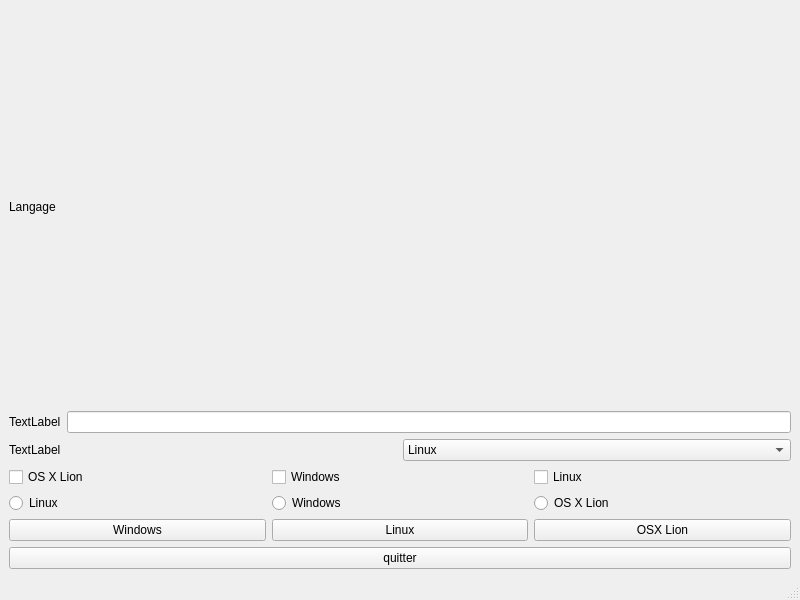
<?xml version="1.0" encoding="UTF-8"?>
<ui version="4.0">
 <class>MainWindow</class>
 <widget class="QMainWindow" name="MainWindow">
  <property name="geometry">
   <rect>
    <x>0</x>
    <y>0</y>
    <width>800</width>
    <height>600</height>
   </rect>
  </property>
  <property name="windowTitle">
   <string>MainWindow</string>
  </property>
  <widget class="QWidget" name="centralwidget">
   <layout class="QGridLayout" name="gridLayout">
    <item row="4" column="0">
     <layout class="QHBoxLayout" name="horizontalLayout_4">
      <item>
       <widget class="QRadioButton" name="radioButton">
        <property name="text">
         <string>Linux</string>
        </property>
       </widget>
      </item>
      <item>
       <widget class="QRadioButton" name="radioButton_2">
        <property name="text">
         <string>Windows</string>
        </property>
       </widget>
      </item>
      <item>
       <widget class="QRadioButton" name="radioButton_3">
        <property name="text">
         <string>OS X Lion</string>
        </property>
       </widget>
      </item>
     </layout>
    </item>
    <item row="2" column="0">
     <layout class="QHBoxLayout" name="horizontalLayout_2">
      <item>
       <widget class="QLabel" name="label_2">
        <property name="text">
         <string>TextLabel</string>
        </property>
       </widget>
      </item>
      <item>
       <widget class="QComboBox" name="comboBox">
        <item>
         <property name="text">
          <string>Linux</string>
         </property>
        </item>
        <item>
         <property name="text">
          <string>Windows</string>
         </property>
        </item>
        <item>
         <property name="text">
          <string>OS X Lion</string>
         </property>
        </item>
       </widget>
      </item>
     </layout>
    </item>
    <item row="5" column="0">
     <layout class="QHBoxLayout" name="horizontalLayout_5">
      <item>
       <widget class="QPushButton" name="pushButton_2">
        <property name="text">
         <string>Windows</string>
        </property>
       </widget>
      </item>
      <item>
       <widget class="QPushButton" name="pushButton">
        <property name="text">
         <string>Linux</string>
        </property>
       </widget>
      </item>
      <item>
       <widget class="QPushButton" name="pushButton_3">
        <property name="text">
         <string>OSX Lion</string>
        </property>
       </widget>
      </item>
     </layout>
    </item>
    <item row="1" column="0">
     <layout class="QHBoxLayout" name="horizontalLayout_3">
      <item>
       <widget class="QLabel" name="label">
        <property name="text">
         <string>TextLabel</string>
        </property>
       </widget>
      </item>
      <item>
       <widget class="QLineEdit" name="lineEdit"/>
      </item>
     </layout>
    </item>
    <item row="6" column="0">
     <widget class="QPushButton" name="pushButton_4">
      <property name="text">
       <string>quitter</string>
      </property>
     </widget>
    </item>
    <item row="3" column="0">
     <layout class="QHBoxLayout" name="horizontalLayout">
      <item>
       <widget class="QCheckBox" name="checkBox_3">
        <property name="text">
         <string>OS X Lion</string>
        </property>
       </widget>
      </item>
      <item>
       <widget class="QCheckBox" name="checkBox_2">
        <property name="text">
         <string>Windows</string>
        </property>
       </widget>
      </item>
      <item>
       <widget class="QCheckBox" name="checkBox">
        <property name="text">
         <string>Linux</string>
        </property>
       </widget>
      </item>
     </layout>
    </item>
    <item row="0" column="0">
     <widget class="QLabel" name="label_3">
      <property name="text">
       <string>Langage</string>
      </property>
     </widget>
    </item>
   </layout>
  </widget>
  <widget class="QMenuBar" name="menubar">
   <property name="geometry">
    <rect>
     <x>0</x>
     <y>0</y>
     <width>800</width>
     <height>20</height>
    </rect>
   </property>
  </widget>
  <widget class="QStatusBar" name="statusbar"/>
 </widget>
 <resources/>
 <connections>
  <connection>
   <sender>pushButton_4</sender>
   <signal>clicked()</signal>
   <receiver>MainWindow</receiver>
   <slot>close()</slot>
   <hints>
    <hint type="sourcelabel">
     <x>478</x>
     <y>436</y>
    </hint>
    <hint type="destinationlabel">
     <x>620</x>
     <y>437</y>
    </hint>
   </hints>
  </connection>
 </connections>
</ui>
